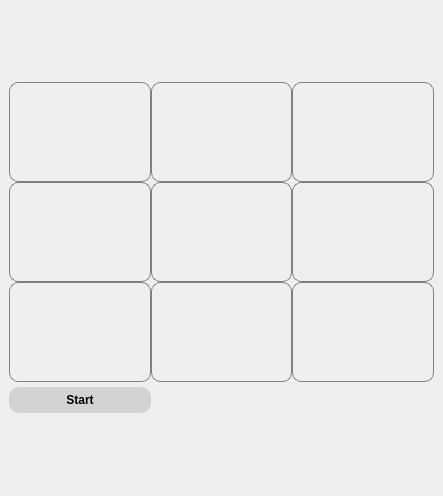
<?xml version="1.0" encoding="UTF-8"?>
<ui version="4.0">
 <class>MainWindow</class>
 <widget class="QMainWindow" name="MainWindow">
  <property name="geometry">
   <rect>
    <x>0</x>
    <y>0</y>
    <width>443</width>
    <height>496</height>
   </rect>
  </property>
  <property name="sizePolicy">
   <sizepolicy hsizetype="Fixed" vsizetype="Fixed">
    <horstretch>0</horstretch>
    <verstretch>0</verstretch>
   </sizepolicy>
  </property>
  <property name="maximumSize">
   <size>
    <width>16777215</width>
    <height>16777215</height>
   </size>
  </property>
  <property name="windowTitle">
   <string>MainWindow</string>
  </property>
  <widget class="QWidget" name="centralwidget">
   <layout class="QVBoxLayout" name="verticalLayout">
    <item>
     <layout class="QGridLayout" name="gridLayout_3">
      <property name="spacing">
       <number>0</number>
      </property>
      <item row="0" column="2">
       <widget class="QPushButton" name="button02">
        <property name="minimumSize">
         <size>
          <width>100</width>
          <height>100</height>
         </size>
        </property>
        <property name="font">
         <font>
          <family>Segoe MDL2 Assets</family>
          <pointsize>-1</pointsize>
          <bold>true</bold>
         </font>
        </property>
        <property name="styleSheet">
         <string notr="true">QPushButton {
    border: 1px solid gray;
    border-radius: 9px;
    font-size: 24px;
}</string>
        </property>
        <property name="text">
         <string/>
        </property>
       </widget>
      </item>
      <item row="2" column="0">
       <widget class="QPushButton" name="button20">
        <property name="minimumSize">
         <size>
          <width>100</width>
          <height>100</height>
         </size>
        </property>
        <property name="font">
         <font>
          <family>Segoe MDL2 Assets</family>
          <pointsize>-1</pointsize>
          <bold>true</bold>
         </font>
        </property>
        <property name="styleSheet">
         <string notr="true">QPushButton {
    border: 1px solid gray;
    border-radius: 9px;
    font-size: 24px;
}</string>
        </property>
        <property name="text">
         <string/>
        </property>
       </widget>
      </item>
      <item row="2" column="2">
       <widget class="QPushButton" name="button22">
        <property name="minimumSize">
         <size>
          <width>100</width>
          <height>100</height>
         </size>
        </property>
        <property name="font">
         <font>
          <family>Segoe MDL2 Assets</family>
          <pointsize>-1</pointsize>
          <bold>true</bold>
         </font>
        </property>
        <property name="styleSheet">
         <string notr="true">QPushButton {
    border: 1px solid gray;
    border-radius: 9px;
    font-size: 24px;
}</string>
        </property>
        <property name="text">
         <string/>
        </property>
       </widget>
      </item>
      <item row="1" column="0">
       <widget class="QPushButton" name="button10">
        <property name="minimumSize">
         <size>
          <width>100</width>
          <height>100</height>
         </size>
        </property>
        <property name="font">
         <font>
          <family>Segoe MDL2 Assets</family>
          <pointsize>-1</pointsize>
          <bold>true</bold>
         </font>
        </property>
        <property name="styleSheet">
         <string notr="true">QPushButton {
    border: 1px solid gray;
    border-radius: 9px;
    font-size: 24px;
}</string>
        </property>
        <property name="text">
         <string/>
        </property>
       </widget>
      </item>
      <item row="4" column="0">
       <widget class="QPushButton" name="resetButton">
        <property name="styleSheet">
         <string notr="true">QPushButton {
    background-color: lightgray;
    border-radius: 10px;
    padding: 6px 12px;
    font-weight: bold;
}

QPushButton:hover {
    background-color: silver;
}</string>
        </property>
        <property name="text">
         <string>Start</string>
        </property>
       </widget>
      </item>
      <item row="0" column="1">
       <widget class="QPushButton" name="button01">
        <property name="minimumSize">
         <size>
          <width>100</width>
          <height>100</height>
         </size>
        </property>
        <property name="font">
         <font>
          <family>Segoe MDL2 Assets</family>
          <pointsize>-1</pointsize>
          <bold>true</bold>
         </font>
        </property>
        <property name="styleSheet">
         <string notr="true">QPushButton {
    border: 1px solid gray;
    border-radius: 9px;
    font-size: 24px;
}</string>
        </property>
        <property name="text">
         <string/>
        </property>
       </widget>
      </item>
      <item row="2" column="1">
       <widget class="QPushButton" name="button21">
        <property name="minimumSize">
         <size>
          <width>100</width>
          <height>100</height>
         </size>
        </property>
        <property name="font">
         <font>
          <family>Segoe MDL2 Assets</family>
          <pointsize>-1</pointsize>
          <bold>true</bold>
         </font>
        </property>
        <property name="styleSheet">
         <string notr="true">QPushButton {
    border: 1px solid gray;
    border-radius: 9px;
    font-size: 24px;
}</string>
        </property>
        <property name="text">
         <string/>
        </property>
       </widget>
      </item>
      <item row="1" column="2">
       <widget class="QPushButton" name="button12">
        <property name="minimumSize">
         <size>
          <width>100</width>
          <height>100</height>
         </size>
        </property>
        <property name="font">
         <font>
          <family>Segoe MDL2 Assets</family>
          <pointsize>-1</pointsize>
          <bold>true</bold>
         </font>
        </property>
        <property name="styleSheet">
         <string notr="true">QPushButton {
    border: 1px solid gray;
    border-radius: 9px;
    font-size: 24px;
}</string>
        </property>
        <property name="text">
         <string/>
        </property>
       </widget>
      </item>
      <item row="1" column="1">
       <widget class="QPushButton" name="button11">
        <property name="minimumSize">
         <size>
          <width>100</width>
          <height>100</height>
         </size>
        </property>
        <property name="font">
         <font>
          <family>Segoe MDL2 Assets</family>
          <pointsize>-1</pointsize>
          <bold>true</bold>
         </font>
        </property>
        <property name="styleSheet">
         <string notr="true">QPushButton {
    border: 1px solid gray;
    border-radius: 9px;
    font-size: 24px;
}</string>
        </property>
        <property name="text">
         <string/>
        </property>
       </widget>
      </item>
      <item row="0" column="0">
       <widget class="QPushButton" name="button00">
        <property name="minimumSize">
         <size>
          <width>100</width>
          <height>100</height>
         </size>
        </property>
        <property name="font">
         <font>
          <family>Segoe MDL2 Assets</family>
          <pointsize>-1</pointsize>
          <bold>true</bold>
         </font>
        </property>
        <property name="styleSheet">
         <string notr="true">QPushButton {
    border: 1px solid gray;
    border-radius: 9px;
    font-size: 24px;
}</string>
        </property>
        <property name="text">
         <string/>
        </property>
       </widget>
      </item>
      <item row="3" column="0">
       <spacer name="verticalSpacer">
        <property name="orientation">
         <enum>Qt::Orientation::Vertical</enum>
        </property>
        <property name="sizeType">
         <enum>QSizePolicy::Policy::Fixed</enum>
        </property>
        <property name="sizeHint" stdset="0">
         <size>
          <width>0</width>
          <height>5</height>
         </size>
        </property>
       </spacer>
      </item>
     </layout>
    </item>
   </layout>
  </widget>
 </widget>
 <resources/>
 <connections/>
</ui>
